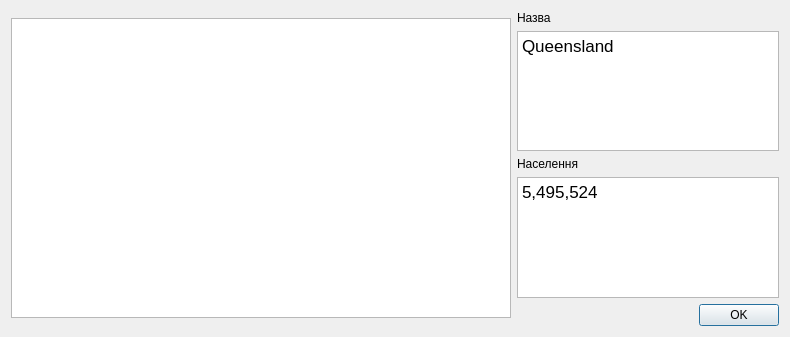
<?xml version="1.0" encoding="UTF-8"?>
<ui version="4.0">
 <class>queensland</class>
 <widget class="QDialog" name="queensland">
  <property name="geometry">
   <rect>
    <x>0</x>
    <y>0</y>
    <width>790</width>
    <height>337</height>
   </rect>
  </property>
  <property name="windowTitle">
   <string>Dialog</string>
  </property>
  <layout class="QHBoxLayout" name="horizontalLayout">
   <item>
    <widget class="QTextBrowser" name="textBrowser_3">
     <property name="minimumSize">
      <size>
       <width>500</width>
       <height>0</height>
      </size>
     </property>
     <property name="maximumSize">
      <size>
       <width>16777215</width>
       <height>300</height>
      </size>
     </property>
     <property name="styleSheet">
      <string notr="true">border-image: url(&quot;:/images/queensland.png&quot;) 0 0 0 0 stretch stretch;
</string>
     </property>
    </widget>
   </item>
   <item>
    <layout class="QVBoxLayout" name="verticalLayout">
     <item>
      <widget class="QLabel" name="label">
       <property name="text">
        <string>Назва</string>
       </property>
      </widget>
     </item>
     <item>
      <widget class="QTextBrowser" name="textBrowser">
       <property name="html">
        <string>&lt;!DOCTYPE HTML PUBLIC &quot;-//W3C//DTD HTML 4.0//EN&quot; &quot;http://www.w3.org/TR/REC-html40/strict.dtd&quot;&gt;
&lt;html&gt;&lt;head&gt;&lt;meta name=&quot;qrichtext&quot; content=&quot;1&quot; /&gt;&lt;meta charset=&quot;utf-8&quot; /&gt;&lt;style type=&quot;text/css&quot;&gt;
p, li { white-space: pre-wrap; }
hr { height: 1px; border-width: 0; }
li.unchecked::marker { content: &quot;\2610&quot;; }
li.checked::marker { content: &quot;\2612&quot;; }
&lt;/style&gt;&lt;/head&gt;&lt;body style=&quot; font-family:'.AppleSystemUIFont'; font-size:13pt; font-weight:400; font-style:normal;&quot;&gt;
&lt;p style=&quot; margin-top:0px; margin-bottom:0px; margin-left:0px; margin-right:0px; -qt-block-indent:0; text-indent:0px;&quot;&gt;Queensland&lt;/p&gt;&lt;/body&gt;&lt;/html&gt;</string>
       </property>
      </widget>
     </item>
     <item>
      <widget class="QLabel" name="label_2">
       <property name="text">
        <string>Населення</string>
       </property>
      </widget>
     </item>
     <item>
      <widget class="QTextBrowser" name="textBrowser_2">
       <property name="html">
        <string>&lt;!DOCTYPE HTML PUBLIC &quot;-//W3C//DTD HTML 4.0//EN&quot; &quot;http://www.w3.org/TR/REC-html40/strict.dtd&quot;&gt;
&lt;html&gt;&lt;head&gt;&lt;meta name=&quot;qrichtext&quot; content=&quot;1&quot; /&gt;&lt;meta charset=&quot;utf-8&quot; /&gt;&lt;style type=&quot;text/css&quot;&gt;
p, li { white-space: pre-wrap; }
hr { height: 1px; border-width: 0; }
li.unchecked::marker { content: &quot;\2610&quot;; }
li.checked::marker { content: &quot;\2612&quot;; }
&lt;/style&gt;&lt;/head&gt;&lt;body style=&quot; font-family:'.AppleSystemUIFont'; font-size:13pt; font-weight:400; font-style:normal;&quot;&gt;
&lt;p style=&quot; margin-top:0px; margin-bottom:0px; margin-left:0px; margin-right:0px; -qt-block-indent:0; text-indent:0px;&quot;&gt;5,495,524&lt;/p&gt;&lt;/body&gt;&lt;/html&gt;</string>
       </property>
      </widget>
     </item>
     <item>
      <widget class="QDialogButtonBox" name="buttonBox">
       <property name="orientation">
        <enum>Qt::Horizontal</enum>
       </property>
       <property name="standardButtons">
        <set>QDialogButtonBox::Ok</set>
       </property>
      </widget>
     </item>
    </layout>
   </item>
  </layout>
 </widget>
 <resources/>
 <connections>
  <connection>
   <sender>buttonBox</sender>
   <signal>accepted()</signal>
   <receiver>queensland</receiver>
   <slot>accept()</slot>
   <hints>
    <hint type="sourcelabel">
     <x>248</x>
     <y>254</y>
    </hint>
    <hint type="destinationlabel">
     <x>157</x>
     <y>274</y>
    </hint>
   </hints>
  </connection>
  <connection>
   <sender>buttonBox</sender>
   <signal>rejected()</signal>
   <receiver>queensland</receiver>
   <slot>reject()</slot>
   <hints>
    <hint type="sourcelabel">
     <x>316</x>
     <y>260</y>
    </hint>
    <hint type="destinationlabel">
     <x>286</x>
     <y>274</y>
    </hint>
   </hints>
  </connection>
 </connections>
</ui>
